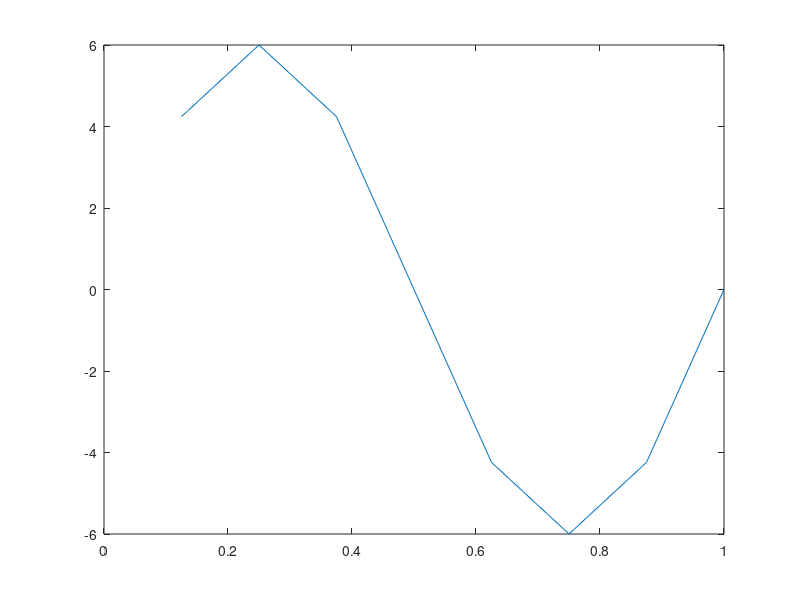

MATLAB code to generate this figure:
%% Exercicio 2
t = 1/8 : 1/8 : 1;
m = 6 * sin (2*pi*t)
plot(t, m)

% amostras
mQ = [9/2 11/2 9/2 1/2 -9/2 -11/2 -9/2 1/2]

% erros
Erro = (m(1:end) - mQ).^2

% erro medio
E = sum(Erro)/length(Erro)
